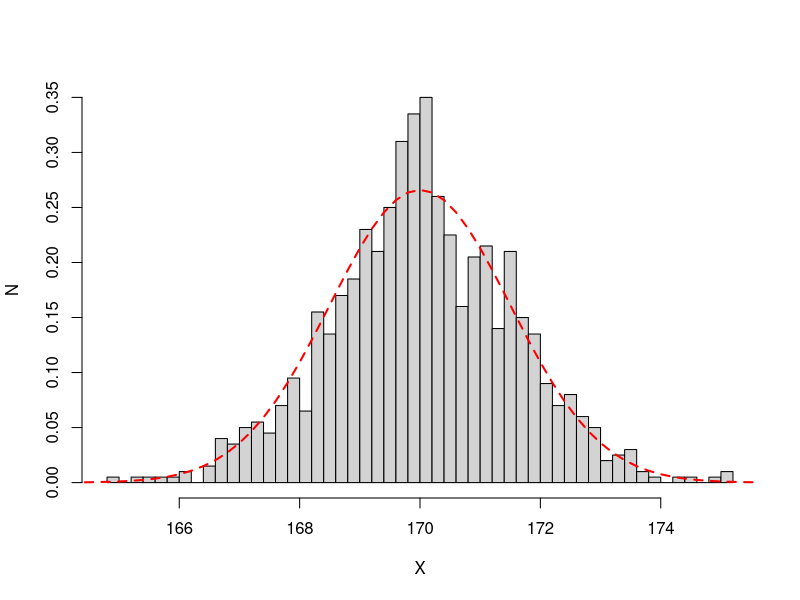

Write R code to recreate this figure.
# 6.1

set.seed(1234)
n_sim <- 1000

sample_size <- 100
means <- c()

for (i in 1:n_sim) {
    data <- rnorm(sample_size, 170, 15)
    means <- c(means, mean(data))
}

hist(means, 
     xlab='X', ylab='N', 
     main='', prob=T,
     breaks=50)
curve(dnorm(x, 170, 15/sqrt(sample_size)), 160, 180, 
      add=T, lty=2, lwd=2, col='red')

mean(means)

se <- 15 / sqrt(sample_size)
means_within_2se <- (means > 170 - 2*se) & (means < 170 + 2*se)
sum(means_within_2se)

# 6.2

set.seed(1235)

n_sim <- 10000
sample_size <- 100
m <- 170
s <- 15
se <- 2 / sqrt(sample_size)
X_bar_in_CI <- c()

for (i in 1:n_sim) {
    data <- rnorm(sample_size, m, s)
    X_bar <- mean(data)
    if ((X_bar - 2*se < m) & (X_bar + 2*se > m)) {
        X_bar_in_CI <- c(X_bar_in_CI, TRUE)
    } else {
        X_bar_in_CI <- c(X_bar_in_CI, FALSE)
    }
}

mean(X_bar_in_CI)


